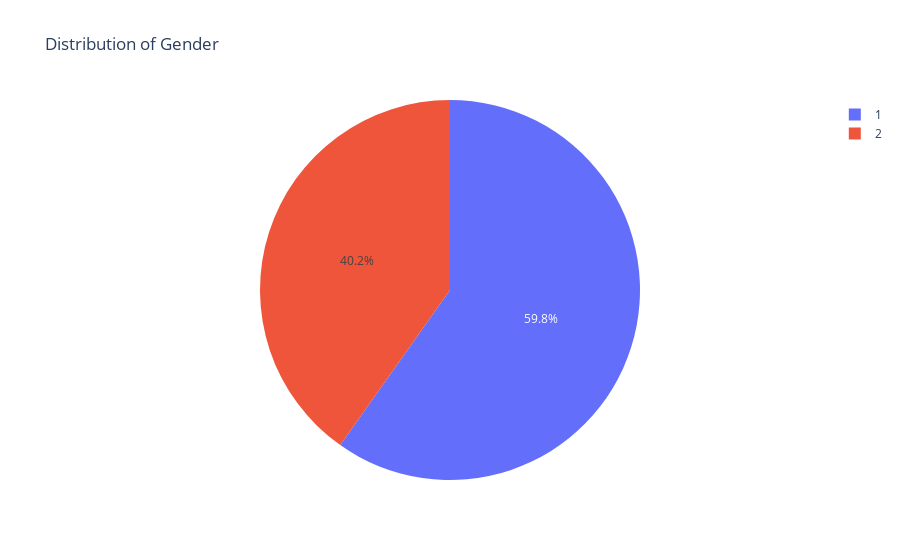
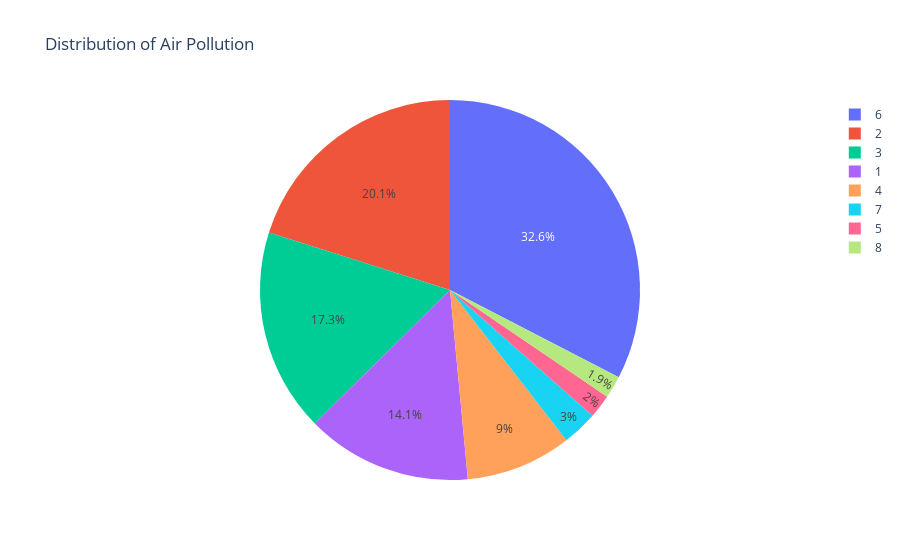
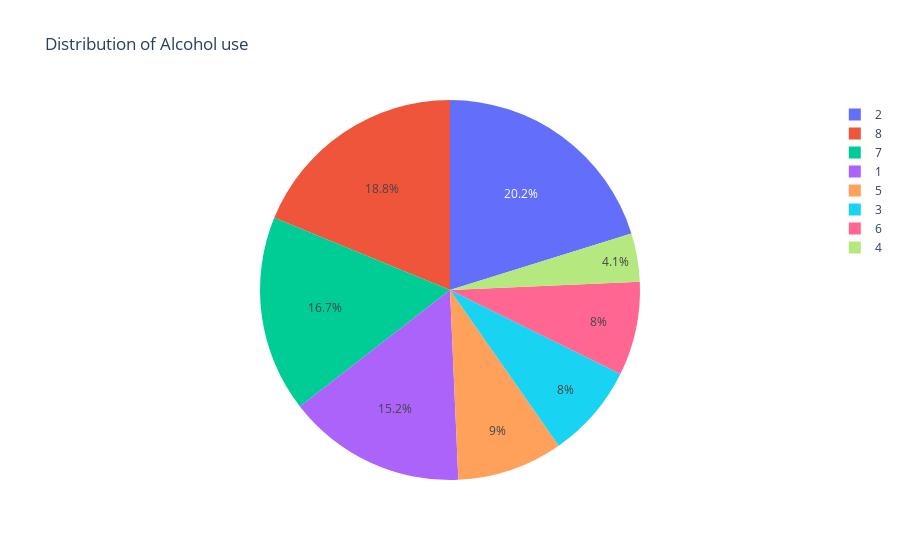
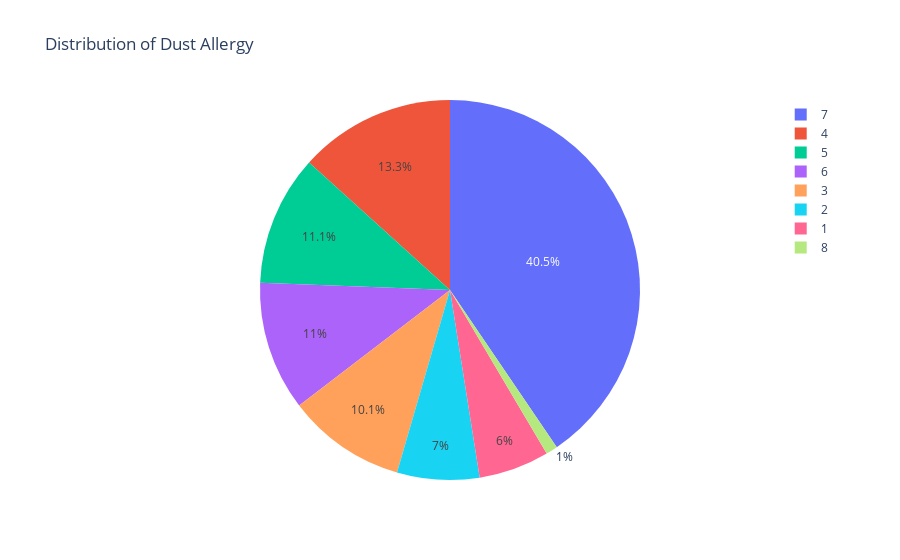

The cell these charts' notebook holds for them, in order:
### Code cell
import plotly.express as px

for i in discrete:
    counts = df[i].value_counts()
    fig = px.pie(counts, values=counts.values, names=counts.index, title=f'Distribution of {i}')
    fig.show()

### Figure 1 — Plotly figure (JSON) as saved in the notebook; plotly's stock layout.template omitted (floating-point values rounded to 4 significant figures)
{"data": [{"domain": {"x": [0, 1], "y": [0, 1]}, "hovertemplate": "index=%{label}<br>value=%{value}<extra></extra>", "labels": [1, 2], "legendgroup": "", "name": "", "showlegend": true, "type": "pie", "values": [598, 402]}], "layout": {"legend": {"tracegroupgap": 0}, "title": {"text": "Distribution of Gender"}}}

### Figure 2 — Plotly figure (JSON) as saved in the notebook; plotly's stock layout.template omitted (floating-point values rounded to 4 significant figures)
{"data": [{"domain": {"x": [0, 1], "y": [0, 1]}, "hovertemplate": "index=%{label}<br>value=%{value}<extra></extra>", "labels": [6, 2, 3, 1, 4, 7, 5, 8], "legendgroup": "", "name": "", "showlegend": true, "type": "pie", "values": [326, 201, 173, 141, 90, 30, 20, 19]}], "layout": {"legend": {"tracegroupgap": 0}, "title": {"text": "Distribution of Air Pollution"}}}

### Figure 3 — Plotly figure (JSON) as saved in the notebook; plotly's stock layout.template omitted (floating-point values rounded to 4 significant figures)
{"data": [{"domain": {"x": [0, 1], "y": [0, 1]}, "hovertemplate": "index=%{label}<br>value=%{value}<extra></extra>", "labels": [2, 8, 7, 1, 5, 3, 6, 4], "legendgroup": "", "name": "", "showlegend": true, "type": "pie", "values": [202, 188, 167, 152, 90, 80, 80, 41]}], "layout": {"legend": {"tracegroupgap": 0}, "title": {"text": "Distribution of Alcohol use"}}}

### Figure 4 — Plotly figure (JSON) as saved in the notebook; plotly's stock layout.template omitted (floating-point values rounded to 4 significant figures)
{"data": [{"domain": {"x": [0, 1], "y": [0, 1]}, "hovertemplate": "index=%{label}<br>value=%{value}<extra></extra>", "labels": [7, 4, 5, 6, 3, 2, 1, 8], "legendgroup": "", "name": "", "showlegend": true, "type": "pie", "values": [405, 133, 111, 110, 101, 70, 60, 10]}], "layout": {"legend": {"tracegroupgap": 0}, "title": {"text": "Distribution of Dust Allergy"}}}
